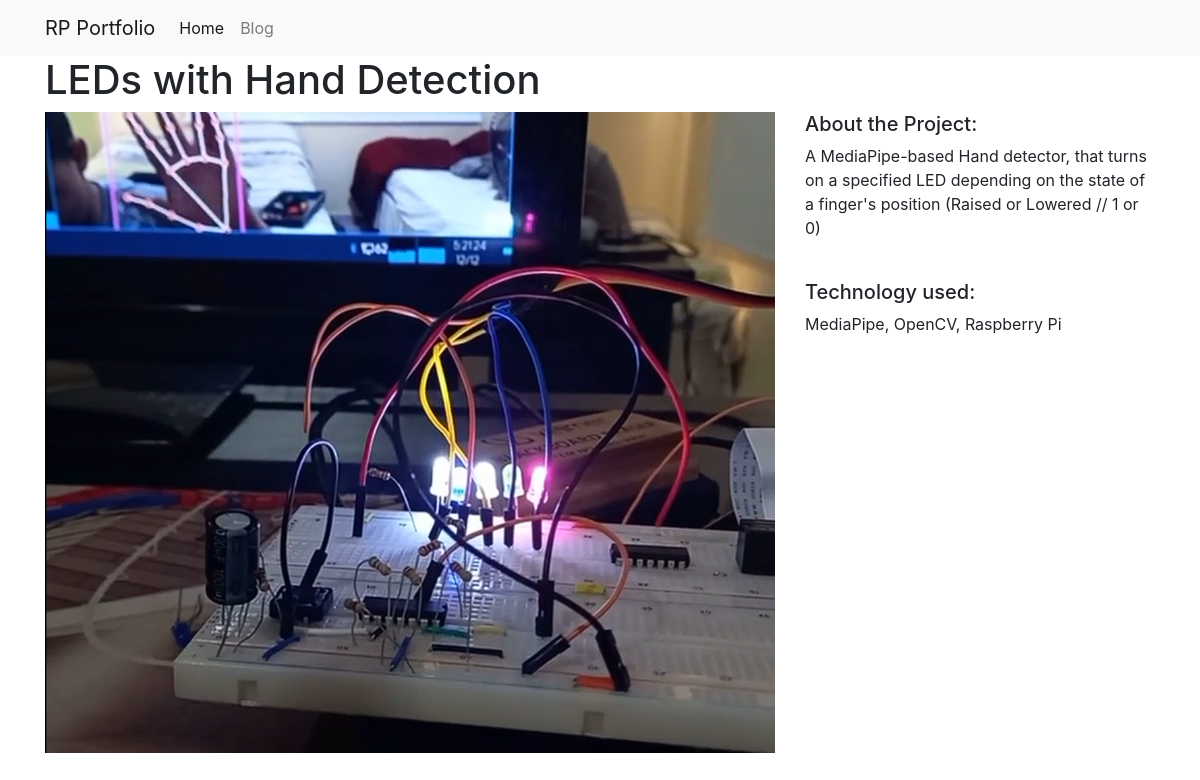
Page /2/ on the committed database.
### projects/models.py (models this page shows)
class Project(models.Model):
    title = models.CharField(max_length=100)
    description = models.TextField()
    technology = models.CharField(max_length=20)
    image = models.FilePathField(path = "./projects/static/img")

### projects/views.py (the view)
# urls.py: path("<int:pk>/", views.project_detail, name="project_detail"),
def project_detail(request, pk):
    project = Project.objects.get(pk=pk)
    context = {
        'project': project
    }
    return render(request, 'project_detail.html', context)

### projects/templates/project_detail.html
{% extends "base.html" %}
{% load static %}
{%block page_content %}
<h1>{{ project.title }}</h1>
<div class="row">
  <div class="col-md-8">
    <img src="{% static project.image %}" alt="" width="100%">
  </div>
  <div class="col-md-4">
    <h5>About the Project: </h5>
    <p>{{ project.description }}</p>
    <br>
    <h5>Technology used: </h5>
    <p>{{ project.technology }}</p>
  </div>
</div>
{% endblock %}

### personal_portfolio/templates/base.html (shortened to what this page needs)
<link rel="stylesheet" href="https://stackpath.bootstrapcdn.com/bootstrap/4.1.3/css/bootstrap.min.css">
<nav class="navbar navbar-expand-lg navbar-light bg-light">
    <div class="container">
        <a class="navbar-brand" href="{% url 'project_index' %}">RP Portfolio</a>
        <div class="collapse navbar-collapse" id="navbarSupportedContent">
          <ul class="navbar-nav mr-auto">
            <li class="nav-item active">
              <a class="nav-link" href="{% url 'project_index' %}">Home</a>
            </li>
            <li class="nav-item">
              <a class="nav-link" href="{% url 'blog_index' %}">Blog</a>
            </li>
          </ul>
        </div>
    </div>
</nav>
<div class="container">
    {% block page_content %}{% endblock %}
</div>

### rows in the picture
Project: title "LEDs with Hand Detection", image (picture), description "A MediaPipe-based Hand detector, that turns on a specified LED depending on the state of a finger's position (Raised or Lowered // 1 or 0)", technology "MediaPipe, OpenCV, Raspberry Pi"
